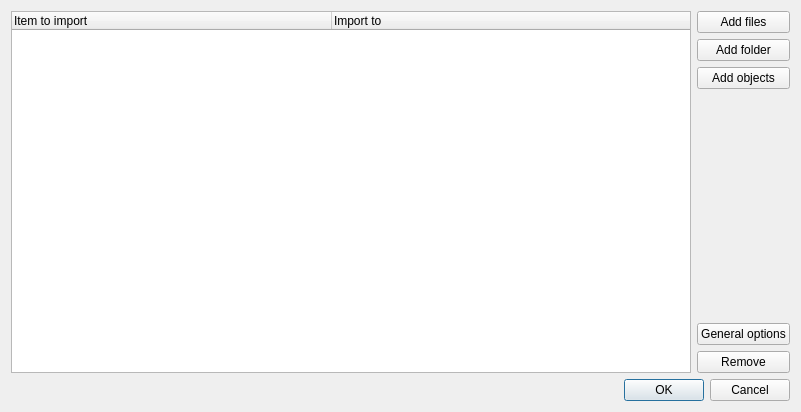
<?xml version="1.0" encoding="UTF-8"?>
<ui version="4.0">
 <class>ImportToDatabaseDialog</class>
 <widget class="QDialog" name="ImportToDatabaseDialog">
  <property name="geometry">
   <rect>
    <x>0</x>
    <y>0</y>
    <width>801</width>
    <height>412</height>
   </rect>
  </property>
  <property name="windowTitle">
   <string>Import to the Database</string>
  </property>
  <layout class="QVBoxLayout" name="verticalLayout_2">
   <item>
    <layout class="QHBoxLayout" name="horizontalLayout">
     <item>
      <widget class="QTreeWidget" name="twOrders">
       <property name="editTriggers">
        <set>QAbstractItemView::NoEditTriggers</set>
       </property>
       <property name="selectionMode">
        <enum>QAbstractItemView::ExtendedSelection</enum>
       </property>
       <property name="selectionBehavior">
        <enum>QAbstractItemView::SelectRows</enum>
       </property>
       <attribute name="headerDefaultSectionSize">
        <number>320</number>
       </attribute>
       <column>
        <property name="text">
         <string>Item to import</string>
        </property>
       </column>
       <column>
        <property name="text">
         <string>Import to</string>
        </property>
       </column>
      </widget>
     </item>
     <item>
      <layout class="QVBoxLayout" name="verticalLayout">
       <item>
        <widget class="QPushButton" name="pbAddFiles">
         <property name="text">
          <string>Add files</string>
         </property>
        </widget>
       </item>
       <item>
        <widget class="QPushButton" name="pbAddFolder">
         <property name="text">
          <string>Add folder</string>
         </property>
        </widget>
       </item>
       <item>
        <widget class="QPushButton" name="pbAddObjects">
         <property name="text">
          <string>Add objects</string>
         </property>
        </widget>
       </item>
       <item>
        <spacer name="verticalSpacer">
         <property name="orientation">
          <enum>Qt::Vertical</enum>
         </property>
         <property name="sizeHint" stdset="0">
          <size>
           <width>20</width>
           <height>40</height>
          </size>
         </property>
        </spacer>
       </item>
       <item>
        <widget class="QPushButton" name="pbOptions">
         <property name="text">
          <string>General options</string>
         </property>
        </widget>
       </item>
       <item>
        <widget class="QPushButton" name="pbRemove">
         <property name="text">
          <string>Remove</string>
         </property>
        </widget>
       </item>
      </layout>
     </item>
    </layout>
   </item>
   <item>
    <widget class="QDialogButtonBox" name="buttonBox">
     <property name="orientation">
      <enum>Qt::Horizontal</enum>
     </property>
     <property name="standardButtons">
      <set>QDialogButtonBox::Cancel|QDialogButtonBox::Ok</set>
     </property>
    </widget>
   </item>
  </layout>
 </widget>
 <resources/>
 <connections>
  <connection>
   <sender>buttonBox</sender>
   <signal>accepted()</signal>
   <receiver>ImportToDatabaseDialog</receiver>
   <slot>accept()</slot>
   <hints>
    <hint type="sourcelabel">
     <x>248</x>
     <y>254</y>
    </hint>
    <hint type="destinationlabel">
     <x>157</x>
     <y>274</y>
    </hint>
   </hints>
  </connection>
  <connection>
   <sender>buttonBox</sender>
   <signal>rejected()</signal>
   <receiver>ImportToDatabaseDialog</receiver>
   <slot>reject()</slot>
   <hints>
    <hint type="sourcelabel">
     <x>316</x>
     <y>260</y>
    </hint>
    <hint type="destinationlabel">
     <x>286</x>
     <y>274</y>
    </hint>
   </hints>
  </connection>
 </connections>
</ui>
